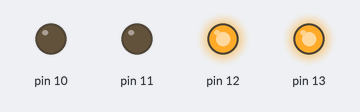
Simulated run of this sketch. Board: Arduino Uno, built with avr-gcc and run on an emulated ATmega328P. Shown: output pins drawn as LEDs (lit = HIGH).

Above: at 0.5 s.
At 3.5 s:
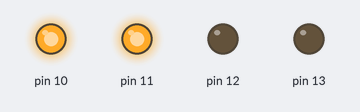
Timing chart, 0 to 4.6 s (numbered marks = the images above):
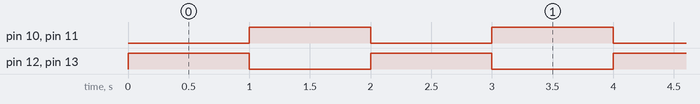

The sketch:

TEST_LED.ino
```cpp
//MUHAMMAD RAMADHAN
//TEST_LED

void setup() {
  // put your setup code here, to run once:
pinMode(13,OUTPUT);
pinMode(12,OUTPUT);
pinMode(11,OUTPUT);
pinMode(10,OUTPUT);
digitalWrite(13,LOW);
digitalWrite(12,LOW);
digitalWrite(11,LOW);
digitalWrite(10,LOW);
}

void loop() {
  // put your main code here, to run repeatedly:
digitalWrite(13,HIGH);
digitalWrite(12,HIGH);
digitalWrite(11,LOW);
digitalWrite(10,LOW);
delay(1000);
digitalWrite(13,LOW);
digitalWrite(12,LOW);
digitalWrite(11,HIGH);
digitalWrite(10,HIGH);
delay(1000);
}
```

Measured:
- by itself, pin 10–13: alternates HIGH for 1.0 s and LOW for 1.0 s
